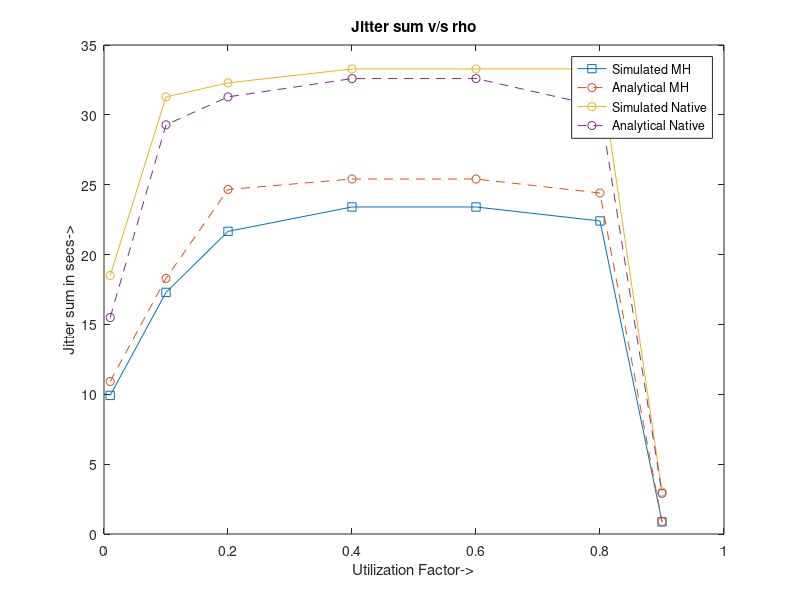

MATLAB code to generate this figure:
clc
clear all
close all
x=[0.01 0.1 0.2 0.4 0.6 0.8 0.9];
%y=[6920000000	14293333333.3333	18660000000	19406666666.6667	19406666666.6667	870000000]/10^9;
y=[9920000000	17293333333.3333	21660000000	23406666666.6667 23406666666.6667	22406666666.6667	870000000]/10^9;
figure();
plot(x,y,'-s');
hold on
y_ana=[10920000000	18293333333.3333	24660000000	25406666666.6667 25406666666.6667	24406666666.6667	880000000]/10^9;
plot(x,y_ana,'--o')
hold on
y=[18498533333.3333	31286666666.6667	32286666666.6667	33286666666.6667 33286666666 33286666666.6667	3016666666.66667]/10^9;
plot(x,y,'-o')
hold on
y_ana=[15498533333.3333	29286666666.6667	31286666666.6667	32596666666.6667 32596666666.6667	30596666666.6667	2916666666.66667]/10^9;
plot(x,y_ana,'--o')
hold off
title('Jitter sum v/s rho');legend('Simulated MH','Analytical MH','Simulated Native','Analytical Native');
xlabel('Utilization Factor->');ylabel('Jitter sum in secs->');